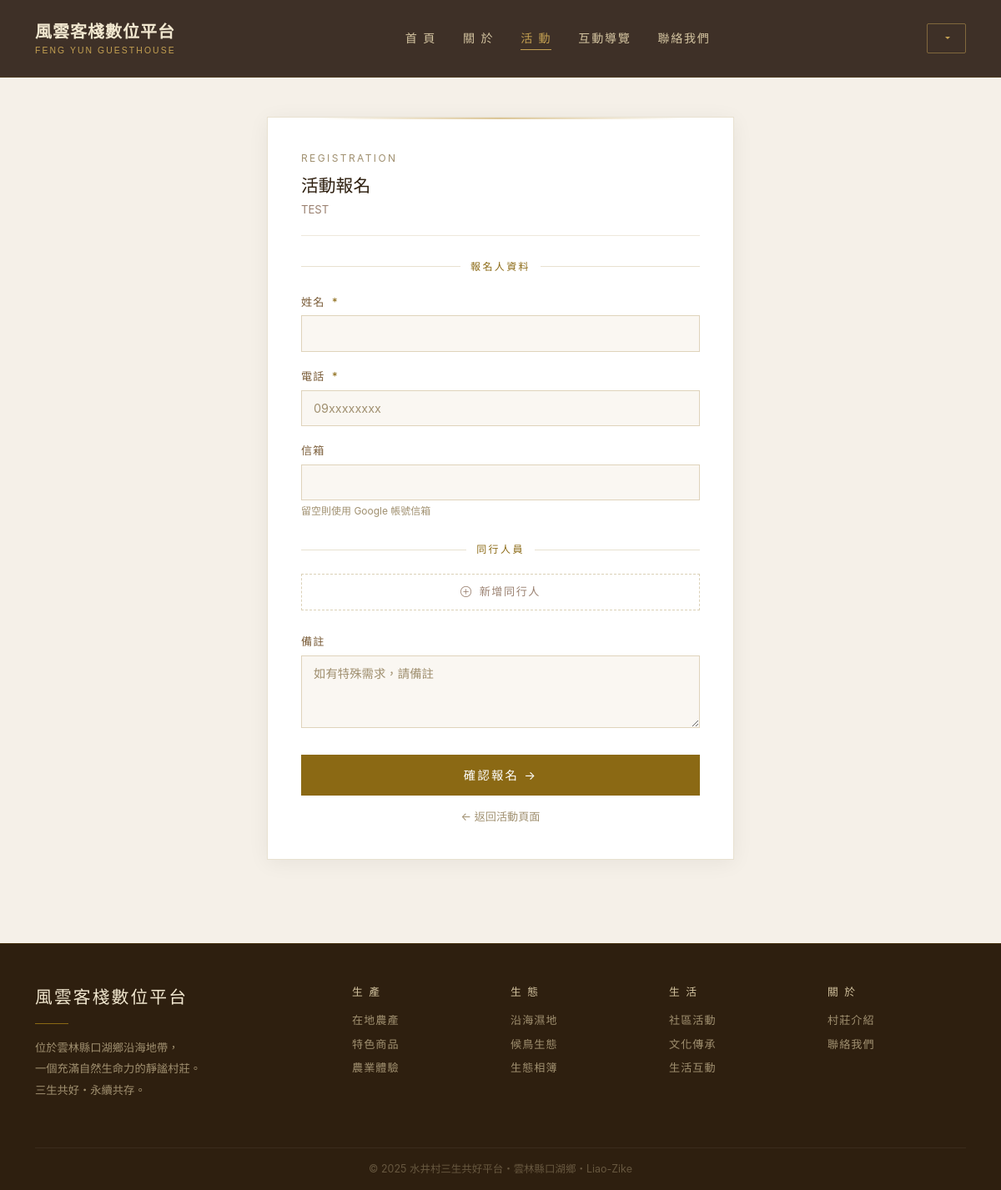
/events/3/register/ (signed in), run on an earlier commit of the app's database.
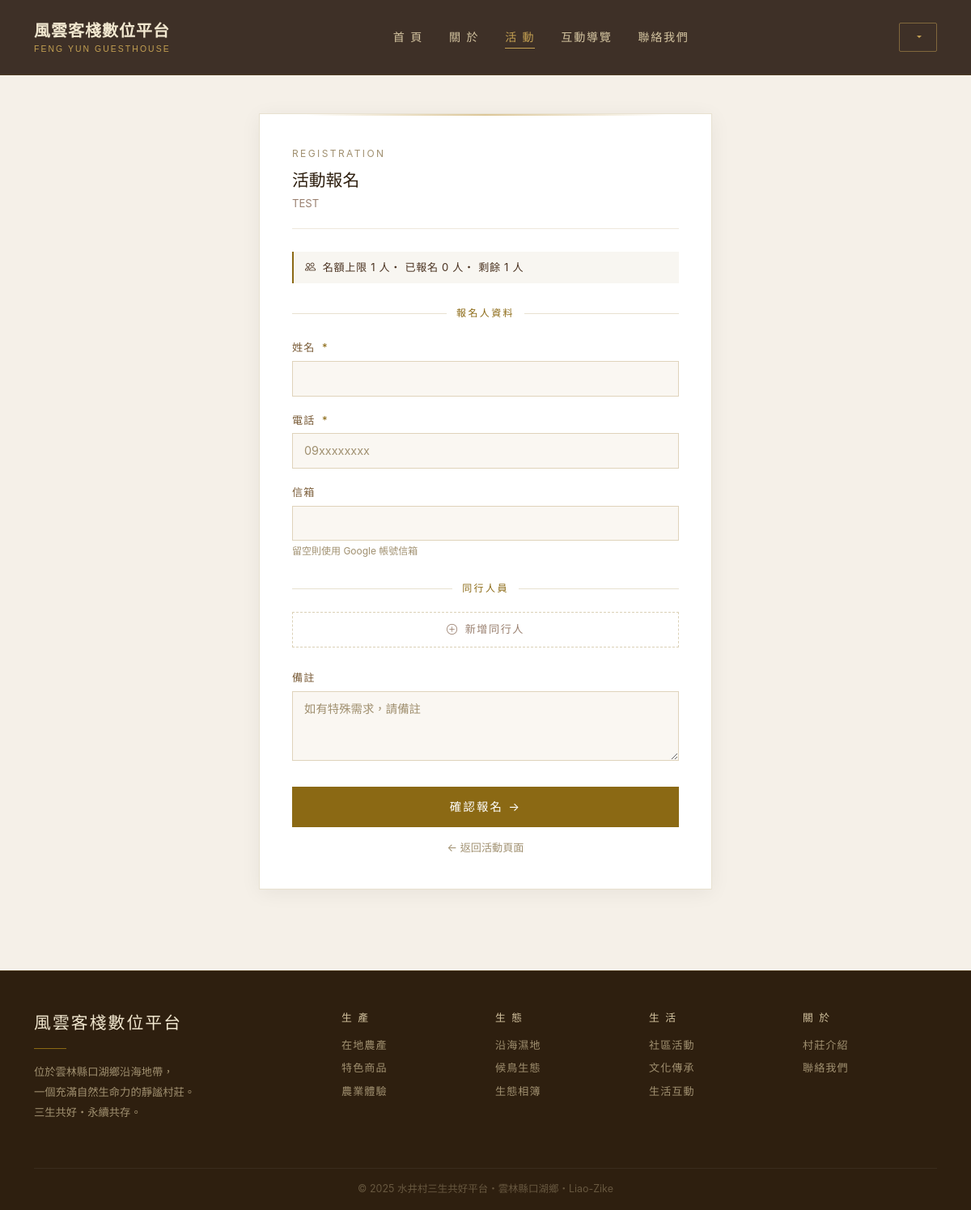
And on a later commit of the database.
### core/models.py (models this page shows, shortened)
class Activity(models.Model):
    title       = models.CharField('活動名稱', max_length=100)
    title_2     = models.CharField('副標題', max_length=200, blank=True)
    tags        = models.CharField('標籤', max_length=200, blank=True,
                                   help_text='用逗號分隔，例如：科技, USR, 體驗課程')
    description = models.TextField('活動說明')
    date        = models.DateField('活動日期')
    end_date    = models.DateField('結束日期', blank=True, null=True,
                                   help_text='單日活動留空')
    register_deadline = models.DateTimeField('報名截止時間', blank=True, null=True,
                                         help_text='留空表示不限截止日')
    time        = models.CharField('活動時間', max_length=50, blank=True,
                                   help_text='例如：09:00 - 17:00')
    location    = models.CharField('地點', max_length=100)  # 必填拿掉 blank=True
    cover_image = models.ImageField('宣傳圖片', upload_to='activities/',
                                    blank=True, null=True)
    link_url    = models.CharField('報名/詳情連結', max_length=200, blank=True)
    max_participants = models.PositiveIntegerField('總人數上限', blank=True, null=True,
                                                   help_text='留空表示不限總人數')
    max_per_user      = models.PositiveIntegerField('每帳號限報名人數', blank=True, null=True,
                                                    help_text='留空表示不限制')
    contact_name  = models.CharField('聯絡人', max_length=50)       # 必填
    contact_phone = models.CharField('聯絡電話', max_length=20)     # 必填
    contact_email = models.EmailField('聯絡信箱', blank=True)
    is_active   = models.BooleanField('顯示', default=True)
    is_featured = models.BooleanField('置頂推薦', default=False)
    class Meta:
        ordering = ['date']
        verbose_name = '活動'
        verbose_name_plural = '活動'
    def is_past(self):
        today = timezone.now().date()
        if self.end_date:
            return self.end_date < today
        return self.date < today
    def is_registration_open(self):
        from django.utils import timezone
        if self.is_past():
            return False
        if self.is_registration_closed:
            return False
        if self.register_deadline:
            return timezone.now() <= self.register_deadline
        return True
    def registration_count(self):
        from django.db.models import Sum
        result = self.registrations.aggregate(total=Sum('participant_count'))
        return result['total'] or 0
    def remaining_spots(self):
        if not self.max_participants:
            return None
        return max(0, self.max_participants - self.registration_count())
    is_registration_closed = models.BooleanField(
        '強制關閉報名',
        default=False,
        help_text='勾選後立即停止報名，不論截止日期'
    )
    is_past.boolean = True
    is_past.short_description = '已結束'
    is_registration_open.boolean = True
    is_registration_open.short_description = '報名中'

### core/views.py (the view, shortened to what this page needs)
# urls.py: path('events/<int:pk>/register/', views.event_register, name='event_register'),
@login_required(login_url='/accounts/google/login/')
def event_register(request, pk):
    activity = get_object_or_404(Activity, pk=pk, is_active=True)
    if request.method == 'GET':
        error_message = _validate_event_registration(
            activity=activity,
            user=request.user,
            name='temp',
            phone='temp',
            companions=[],
        )
        if error_message and error_message != '姓名和電話為必填。':
            if '已經報名過' in error_message:
                messages.warning(request, error_message)
            else:
                messages.error(request, error_message)
            return redirect('event_detail', pk=pk)
        return render(request, 'core/event_register.html', {
            'activity': activity,
            'user': request.user,
        })

### core/context_processors.py (called while the page is built)
def user_display_name(request):
    if request.user.is_authenticated:
        if request.user.last_name and request.user.first_name:
            display_name = f"{request.user.last_name}{request.user.first_name}"
        elif request.user.first_name:
            display_name = request.user.first_name
        elif request.user.last_name:
            display_name = request.user.last_name
        else:
            display_name = request.user.email
    else:
        display_name = None
    return {
        'user_display_name': display_name
    }

### templates/core/event_register.html (shortened to what this page needs)
{% extends 'base.html' %}
{% load static %}
{% block link_css %}
    <link rel="stylesheet" href="{% static 'css/core/event.css' %}">
{% endblock %}
{% block content %}
<section class="register-wrap">
    <div class="container">
        <div class="register-card" data-aos="fade-up">
            <p style="font-size:0.75rem;color:var(--text-muted);letter-spacing:0.2em;margin-bottom:12px;">
                REGISTRATION
            </p>
            <h2 class="register-title">活動報名</h2>
            <p class="register-subtitle">{{ activity.title }}</p>
            {% if activity.max_participants %}
            <div class="quota-info">
                <i class="bi bi-people"></i>
                名額上限 {{ activity.max_participants }} 人・
                已報名 {{ activity.registration_count }} 人・
                剩餘 {{ activity.remaining_spots }} 人
            </div>
            {% endif %}
            <form method="post" id="registerForm">
                <div class="section-divider"><span>報名人資料</span></div>
                <div class="mb-3">
                    <label class="form-label">姓名 <span class="required">*</span></label>
                    <input type="text" name="name" class="form-control" required>
                </div>
                <div class="mb-3">
                    <label class="form-label">電話 <span class="required">*</span></label>
                    <input type="tel" name="phone" class="form-control"
                           placeholder="09xxxxxxxx" required>
                </div>
                <div class="mb-3">
                    <label class="form-label">信箱</label>
                    <input type="email" name="email" class="form-control"
                           value="{{ user.email }}">
                    <p class="form-hint">留空則使用 Google 帳號信箱</p>
                </div>
                <div class="section-divider"><span>同行人員</span></div>
                <button type="button" class="btn-add-companion" onclick="addCompanion()">
                    <i class="bi bi-plus-circle"></i> 新增同行人
                </button>
                <div class="mb-4">
                    <label class="form-label">備註</label>
                    <textarea name="note" class="form-control" rows="3"
                              placeholder="如有特殊需求，請備註"></textarea>
                </div>
                <button type="submit" class="btn-submit">確認報名 →</button>
            </form>
            <a href="{% url 'event_detail' activity.pk %}"
               style="display:block;text-align:center;margin-top:16px;
                      font-size:0.82rem;color:var(--text-muted);text-decoration:none;">
                ← 返回活動頁面
            </a>
        </div>
    </div>
</section>
{% endblock %}

What changed in the data, as far as the page shows it:
changed Activity "TEST": max_participants (not shown) → "1"; registration_count (not shown) → "0"; remaining_spots (not shown) → "1"
Also different on the page:
text now shown: "名額上限 人・ 已報名 人・ 剩餘 人"
